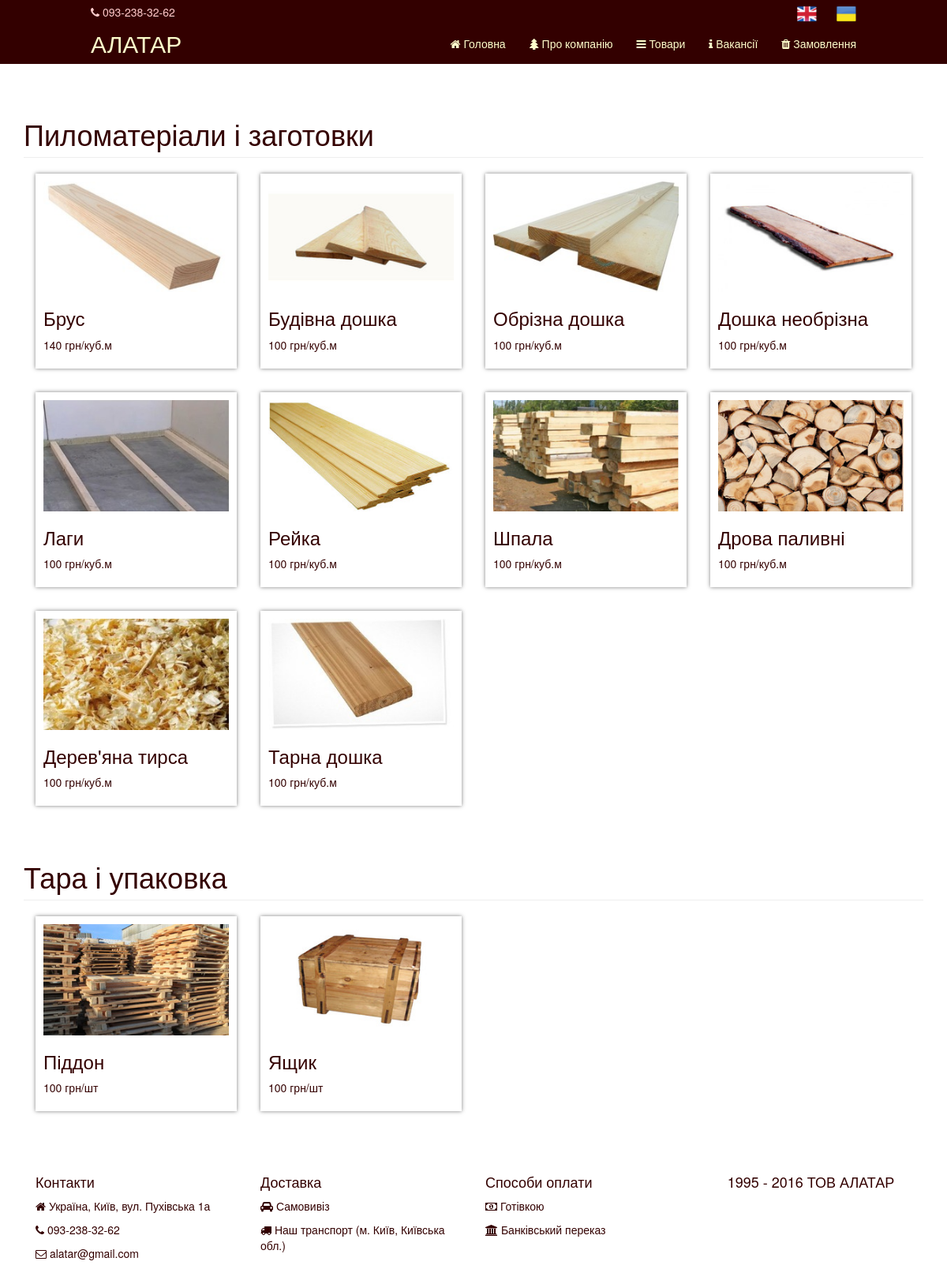
/product, run on the app's committed database.
### tables this page shows
CREATE TABLE IF NOT EXISTS `menu_ukr` (
  `id` int(11) NOT NULL AUTO_INCREMENT,
  `caption` varchar(100) NOT NULL,
  PRIMARY KEY (`id`),
  KEY `caption` (`caption`)
);

CREATE TABLE IF NOT EXISTS `products_ukr` (
  `id` int(11) NOT NULL AUTO_INCREMENT,
  `caption` varchar(200) NOT NULL,
  `menu_type` varchar(30) NOT NULL,
  `measure` text NOT NULL,
  `price` float DEFAULT NULL,
  `info` text,
  `image` text,
  PRIMARY KEY (`id`),
  UNIQUE KEY `caption` (`caption`),
  KEY `menu_type` (`menu_type`)
);

### Recordset.php (called while the page is built, shortened)
<?php
INCLUDE '/DB.php';
class Recordset {
    private $database;
    private $dbh;
    public function __construct(){
        $this->database = DB::get();
    }
    public function connect($host, $dbname, $user, $pass){
        $this->dbh = $this->database->connect($host, $dbname, $user, $pass);
    }
    public function SQL(){
        $args = func_get_args();
        $query = $args[0];
        $argsCount = count($args);
        if($argsCount > 1){
            if(is_array($args[1])){
                $this->sth = $this->dbh->prepare($query);
                $this->sth->execute($args[1]);
            }
            else{
                array_shift($args);
                $this->sth = $this->dbh->prepare($query);
                $this->sth->execute($args);
            }
        }
        else{
            $this->sth = $this->dbh->query($query);
        }
    }
}
?>

### DB.php (called while the page is built, shortened)
<?php
class DB{
    private static $instance;
    public static function get(){
        if (self::$instance === null){
            self::$instance = new DB();
        }
        return self::$instance;
    }
    public function connect($host, $dbname, $user, $pass){
        try{
            $this->dbh = new PDO("mysql:host=".$host.";dbname=".$dbname, $user, $pass);
            return $this->dbh;
        } catch(PDOException $e){
            $this->connected = false;
            echo $e->getMessage();
        }
    }
}
?>

### index.php (called while the page is built)
<?php
require_once 'core.php';

### views/product_view.php (the view, shortened to what this page needs)
<div class="container" style="margin-top: 40px;">
    <div class="page">
        <?$counter = -1;
        foreach($this->data as $row){
            $counter++;?>
            <div class="row">
                 <div class="col-lg-12 col-md-12 col-sm-12 col-xs-12">
                    <h1 class="page-header"><?=$row['caption']?></h1>
                </div>
            </div>
            <?foreach($this->products[$counter] as $row1){?>
                <div class="col-md-3 col-sm-4 col-xs-6 img-portfolio product">
                    <div class = "product1">
                        <img class="img-responsive" src="/images/<?=$row1['image']?>" alt="" style="width: 100%;">
                        <h3>
                            <?=$row1['caption']?>
                        </h3>
                        <p><?=$row1['price']?> грн/<?=$row1['measure']?></p>
                    </div>
                </div>
            <?}?>
        <?}?>

### core.php (shortened to what this page needs)
<?php
include '/Recordset.php';
include '/page.php';
$code = "main";
$routes = explode('/', $_SERVER['REQUEST_URI']);
array_shift($routes);
if($routes[0]==='admin' || file_exists('adminka/'.$routes[0].'.php')){
    if(IN_ADMIN){
        if($routes[0]=='admin'){
            include '/views/header.php';
            include '/views/admin_view.php';
            include '/views/footer.php';
        }
        else{
            include '/adminka/'.$routes[0].'.php';
        }
    }
    else{
        include '/views/header.php';
        include '/views/404_view.php';
        include '/views/footer.php';
    }
}
else {
    if (!empty($routes[0])) {
        $code = $routes[0];
    }
    $page = new Page($code);
    $page->getContent();
    include '/views/header.php';
    $page->publish();
    include '/views/footer.php';
}

### page.php (shortened to what this page needs)
<?php
include_once 'Recordset.php';
class Page{
    public static $db;
    public static $languagePrefix, $local_const;
    private $code,$caption,$content,$parentCode,$isContainer,$aliasOf,$productCode;
    private $view='main', $filename, $title = 'ТОВ "АЛАТАР" купить пиломатериалы недорого Киев';
    private $data = array(), $data1 = array(), $product_types = array();
    private $notFound=false;
    public function __construct($code){
        $this->view = $code;
        if(is_array($code)){
            $this->field = $code;
        }else {
            $this->code = $code;
            $sql = "SELECT * FROM pages".self::$languagePrefix." WHERE code = '".$this->code."'";
            self::$db->SQL($sql);
            try {
                $this->field = self::$db->nextRow();
            }
            catch(Exception $e){
                $this->notFound = true;
                $this->view = '404';
            }
        }
        $this->isContainer = $this->field['isContainer'];
    }
    public function getContent(){
        if(!$this->notFound) {
            if ($this->isContainer === '1') {
                if ($this->code == 'contacts') {
                    self::$db->SQL("SELECT * FROM map");
                    array_push($this->data1, self::$db->nextRow());
                } elseif ($this->code === 'product') {
                    $sql = "SELECT caption FROM menu".self::$languagePrefix." ORDER BY id;";
                    self::$db->SQL($sql);
                    while ($row = self::$db->nextRow()) {
                        array_push($this->data, $row);
                    }
                    foreach ($this->data as $row) {
                        echo $sql = "SELECT * FROM products".self::$languagePrefix." WHERE menu_type = '". $row['caption']."' ORDER BY id";
                        self::$db->SQL($sql);
                    }
                } elseif ($this->code === 'vacancy') {
                    $sql = "SELECT * FROM vacancies".self::$languagePrefix;
                    self::$db->SQL($sql);
                    while ($row = self::$db->nextRow())
                        array_push($this->data, $row);
                }elseif ($this->code === 'orders') {
                    self::$db->SQL("SELECT * FROM orders");
                    while ($row = self::$db->nextRow())
                        array_push($this->data, $row);
                }
            }
        }
        $this->filename = 'views/'.$this->view.'_view.php';
    }
    public function publish(){
        if(file_exists($this->filename)) {
            include $this->filename;
        }
        else{
            include '/views/404_view.php';
        }
    }
}

### views/header.php (shortened to what this page needs)
<!DOCTYPE html>
<html lang="en">
<head>
    <link href="/css/bootstrap.css" rel="stylesheet">
    <link href="/css/modern-business.css" rel="stylesheet">
    <link href="/css/login.css" rel="stylesheet">
    <link rel="stylesheet" href="/adminka/css/admin.css">
	<link rel="stylesheet" href="/font-awesome/css/font-awesome.min.css">
	<link href="//maxcdn.bootstrapcdn.com/font-awesome/4.2.0/css/font-awesome.min.css" rel="stylesheet">
    <link href="/css/site.css" rel="stylesheet">
</head>
<body>
<nav class="navbar navbar-inverse navbar-fixed-top header-style" role="navigation">
    <div class="header-tel-number col-lg-10 col-lg-offset-1 col-xs-12">
        <span><i class="fa fa-phone"></i> 093-238-32-62</span>
        <span class="lang" id="ukr" title="Українською"><img src="/images/Ukraine-Flag.png"></span>
        <span class="lang" id="en" title="English"><img src="/images/United-Kingdom-flag.png"></span>
    </div>
    <div class="container col-lg-10 col-lg-offset-1 col-xs-12">
        <div class="navbar-header">
            <a class="navbar-brand" href="/"><?=Page::$local_const['Alatar']?></a>
        </div>
        <div class="collapse navbar-collapse" id="bs-example-navbar-collapse-1">
            <ul class="nav navbar-nav navbar-right">
                <li>
                    <a href="/"><i class = "fa fa-home"></i> <?=Page::$local_const['main_page']?></a>
                </li>
                <li>
                    <a href="/about"><i class = "fa fa-tree"></i> <?=Page::$local_const['about']?></a>
                </li>
                <li>
                    <a href="/product"><i class = "fa fa-bars"></i> <?=Page::$local_const['products']?></a>
                </li>
                <li>
                    <a href="/vacancy"><i class="fa fa-info"></i> <?=Page::$local_const['vacancy']?></a>
                </li>
                <li>
                    <a href="/order"><i class="fa fa-trash"></i> <?=Page::$local_const['order']?></a>
                </li>
            </ul>
        </div>
    </div>
</nav>

### views/footer.php (shortened to what this page needs)
</div>
<footer id = "footer" style="margin-top: 40px;">
    <div class="row">
        <div class="col-lg-12 col-sm-12">
            <div class="col-lg-3 col-sm-3 col-xs-6">
            	<h4><?=Page::$local_const['contacts']?></h4>
            	<p><i class="fa fa-home"></i> <?=Page::$local_const['adress']?></p>
                <p><i class="fa fa-phone"></i> 093-238-32-62</p>
                <p><i class="fa fa-envelope-o"></i> alatar@gmail.com</p>
            </div>
            <div class="col-lg-3 col-sm-3 col-xs-6 ">
            	<h4><?=Page::$local_const['delivery']?></h4>
            	    <p><i class="fa fa-car"></i> <?=Page::$local_const['self_delivery']?></p>
                    <p><i class="fa fa-truck"></i> <?=Page::$local_const['our_transport']?></p>
            </div>
            <div class="col-lg-3 col-sm-3 col-xs-6 my-hide">
            	<h4><?=Page::$local_const['payment']?></h4>
            	    <p><i class="fa fa-money"></i> <?=Page::$local_const['cash_payment']?></p>
                    <p><i class="fa fa-bank"></i> <?=Page::$local_const['bank_payment']?></p>
            </div>
            <div class = "col-lg-3 col-sm-3 col-xs-12 ">
            	<h4 class = "main-text"><?=Page::$local_const['Alatar_footer']?></h4>
            </div>
        </div>
    </div>
</footer>
</div>
</body>
</html>

### css/modern-business.css (style rules this page uses)
html, body { height: 100%; }
body { padding-top: 50px; }
.img-portfolio { margin-bottom: 30px; }
footer { margin: 50px 0; }

### css/site.css (style rules this page uses)
body:first-line { content: ''; }
body { background-color: #ffffff; color: #330000; }
.header-style { background-color: #330000; color: #ffcccc; border-color: #330000; }
.navbar-inverse .navbar-nav>li>a { color: #ffffcc; }
.navbar-inverse .navbar-brand { color: #ffffcc; }
a { color: #330000; }
.header-tel-number { padding-right: 15px; padding-left: 15px; padding-bottom: 10px; }
.header-tel-number span { float: left; padding-top: 5px; margin-bottom: -10px; }
.header-tel-number span:not(:first-of-type) { float: right; padding: 5px 0 0 15px; }
.navbar-brand { font-size: 30px; }
.navbar { min-height: 70px; }
.navbar > .container { bottom: 0; }
.lang { margin-left: 10px; }

### views/product_view.php (style rules this page uses)
.product1 { box-shadow: 0 0 5px rgba(0,0,0,0.5); padding:10px; }

### views/footer.php (style rules this page uses)
html { position: relative; }
#footer { bottom: 0; margin: 50px 0 0 0; }
.page { display: table-row; height: 100%; }
.container { position: relative; display: table; height: 100%; }
.main-text { text-align: center; }

### data on the page
menu_ukr: caption "SELECT * FROM products_ukr WHERE menu_type = 'Тара і упаковка' ORDER BY id", caption "Тара і упаковка"
menu_ukr: caption "Пиломатеріали і заготовки"
products_ukr: image (picture), caption "Брус", price "140", measure "куб.м"
products_ukr: image (picture), caption "Будівна дошка", price "100", measure "куб.м"
products_ukr: image (picture), caption "Обрізна дошка", price "100", measure "куб.м"
products_ukr: image (picture), caption "Дошка необрізна", price "100", measure "куб.м"
products_ukr: image (picture), caption "Лаги", price "100", measure "куб.м"
products_ukr: image (picture), caption "Рейка", price "100", measure "куб.м"
products_ukr: image (picture), caption "Шпала", price "100", measure "куб.м"
products_ukr: image (picture), caption "Дрова паливні", price "100", measure "куб.м"
products_ukr: image (picture), caption "Дерев'яна тирса", price "100", measure "куб.м"
products_ukr: image (picture), caption "Тарна дошка", price "100", measure "куб.м"
products_ukr: image (picture), caption "Піддон", price "100", measure "шт"
products_ukr: image (picture), caption "Ящик", price "100", measure "шт"

### other printed values
Page::$local_const['Alatar'] "АЛАТАР"
Page::$local_const['main_page'] "Головна"
Page::$local_const['about'] "Про компанію"
Page::$local_const['products'] "Товари"
Page::$local_const['vacancy'] "Вакансії"
Page::$local_const['order'] "Замовлення"
Page::$local_const['contacts'] "Контакти"
Page::$local_const['adress'] "Україна, Київ, вул. Пухівська 1а"
Page::$local_const['delivery'] "Доставка"
Page::$local_const['self_delivery'] "Самовивіз"
Page::$local_const['our_transport'] "Наш транспорт (м. Київ, Київська обл.)"
Page::$local_const['payment'] "Способи оплати"
Page::$local_const['cash_payment'] "Готівкою"
Page::$local_const['bank_payment'] "Банківський переказ"
Page::$local_const['Alatar_footer'] "1995 - 2016 ТОВ АЛАТАР"
